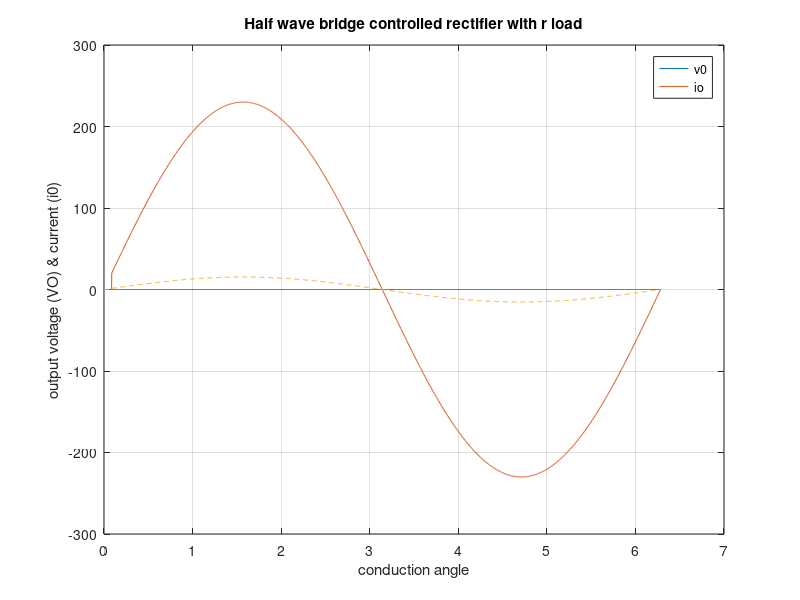

Recreate this plot in MATLAB.
% Half wave bridge controlled rectifier with r load

clc; clear all;close all;
td=pi/512;
alphal=input('enter the value of delay angle in degree=');
alpha=alphal*pi/180;
em=230;
r=15; 
t1=[0:td:alpha];
t2=[alpha:td:pi];
t3=[pi:td:2*pi];
t=[t1 t2 t3];
v0=[zeros(size(t1)) em*sin(t2) em* sin(t3)];
i0=v0/r;
plot(t,zeros(size(t)),t, v0,'-',t,i0,'--');
xlabel('conduction angle');
ylabel('output voltage (VO) & current (i0)');
title('Half wave bridge controlled rectifier with r load');
grid;
legend('v0','io');


%{ 
result:
enter the value of delay angle in degree=30
%}